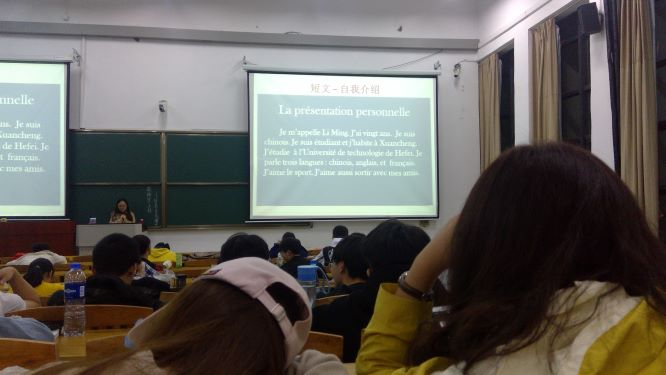
#> input picture opencv/images/classr.jpg, 666 x 375 px
$ python 02_imagedata.py
#> lines starting #> are read from the running program, lines starting #| are printed output that depends on the picture; after the words box and inside, x2 and y2 are one past the last pixel; in counts of white or black regions, pixels touching at a corner belong together
# -*- coding:utf-8 -*-
'''读取'''

import cv2

# 返回值为一个矩阵
image = cv2.imread('images/classr.jpg')
#> image is the input picture: shape (375, 666, 3); mean B, G, R 91.3, 96.4, 99.9

cv2.namedWindow("Imageo")
cv2.namedWindow("Imagec")

def opcvnumpy():
    # numpy.array item函数，可访问矩阵中特定通道的像素值
    # 参数:x,y,通道
    print(image.item(150, 120, 2))

    # itemset() 函数可设定像素值
    # 参数: 三元组（x,y,通道）,设定的像素值
    image.itemset((150, 120, 2), 255)

    # 输出新的像素值
    print(image.item(150, 120, 2))


def setzero():
    cv2.imshow("Imageo",image)
    # 获取所有行列的全部像素， 1是BGR中的G
    image[:,:,1] = 0
    cv2.imshow("Imagec", image)


def black():
    cv2.imshow("Imageo",image)
    # 设置100,100 到200,350为感兴趣区域
    roi = image[100:200, 100:350]
    # 将roi区域内所有像素设置为0,0表示黑色
    roi[:] = 0
    cv2.imshow("Imagec",image)

def copy():
    cv2.imshow("Imageo",image)
    roi = image[0:100, 0:100]  # 设置感兴趣区域
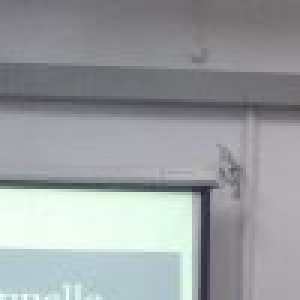
#> roi: shape (100, 100, 3) (shown 3 times larger); mean B, G, R 161.7, 158.8, 154.7

    # 将感兴趣区域的像素复制给(200, 200)到(300, 300)的正方形区域
    # 两个区域的大小需要相同，大小不仅包括长宽，还要求通道数也相等
    image[200:300, 200:300] = roi
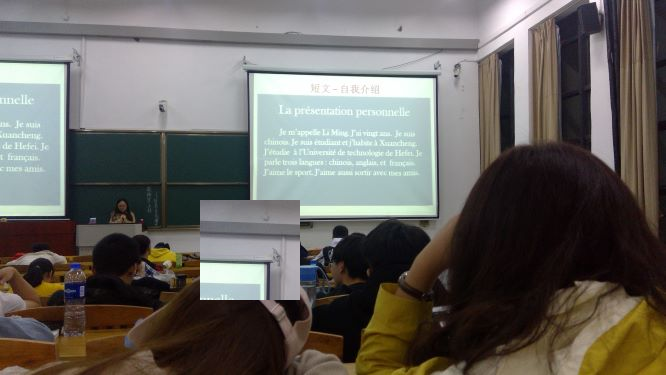
#> image: shape (375, 666, 3); 4% of pixels changed, all inside (x1, y1, x2, y2) = (200, 200, 300, 300)

    cv2.imshow("Imagec", image)


# setzero();
# black();
copy()

cv2.waitKey(0)

$ run again, with opencv/images/1.jpg copied over opencv/images/classr.jpg
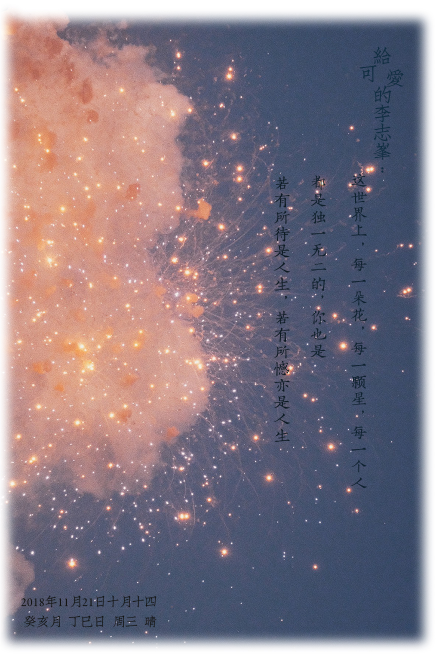
#> input picture opencv/images/1.jpg, 872 x 1308 px (shown at 1/2 size)
#> image is the input picture: shape (1308, 872, 3); mean B, G, R 131.6, 120.2, 132.5
#> in copy, `roi = image[0:100, 0:100]`:
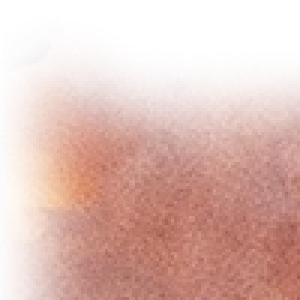
#> roi: shape (100, 100, 3) (shown 3 times larger); mean B, G, R 183.6, 191.1, 223.8
#> in copy, `image[200:300, 200:300] = roi`:
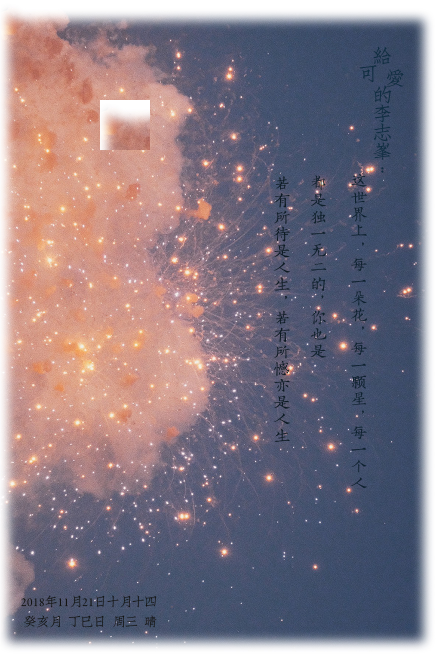
#> image: shape (1308, 872, 3) (shown at 1/2 size); 0.88% of pixels changed, all inside (x1, y1, x2, y2) = (200, 200, 300, 300)
